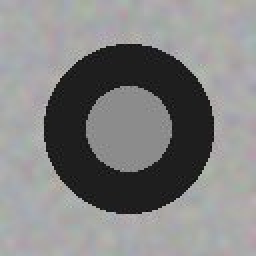
#> input picture tests/fixtures/flower-photo.jpg, 128 x 128 px (shown 2 times larger)
$ python -i preprocess.py   (imports and definitions only)
#> lines starting #> are read from the running program, lines starting #| are printed output that depends on the picture
"""Image preprocessing — background removal, alpha-aware auto-crop, smoothing.

Runs before any engine. Engines see a clean, tightly-cropped image regardless
of what the user uploaded.
"""

from __future__ import annotations

from PIL import Image, ImageFilter

# Smoothing presets — Gaussian sigma is expressed as a fraction of the image's
# longest dimension, so the effect is consistent across resolutions. Photos
# need real smoothing or thresholding turns every cloud and snowflake into a
# laser-uncuttable speck; flat illustrations want little or none.
_SMOOTHING_SIGMA_FRAC: dict[int, float] = {
    0: 0.0,
    1: 0.005,
    2: 0.012,
    3: 0.025,
}


def preprocess(
    image: Image.Image,
    *,
    remove_bg: bool = False,
    auto_crop: bool = True,
    smoothing: int = 2,
) -> Image.Image:
    """Return a preprocessed copy of `image`.

    - `remove_bg=True` runs `rembg` (U²-Net) and replaces the background with
      transparency. ~170MB model cached on first call (already baked into the
      Docker image at build time).
    - `auto_crop=True` (default) crops to the alpha bounding box when the
      image carries an alpha channel. No-op for fully-opaque images.
    - `smoothing` ∈ {0,1,2,3}: scales how aggressively we blur before the
      engine sees the image. Default 2 ("medium") makes photographic inputs
      cuttable; flat illustrations are fine with 0 or 1.
    """
    out = image
    if remove_bg:
        out = _remove_background(out)
    if auto_crop:
        out = _alpha_tight_crop(out)
    if smoothing > 0:
        out = _smooth(out, smoothing)
    return out


def _remove_background(image: Image.Image) -> Image.Image:
    # Local import — keeps `import shadowbox` cheap and avoids loading the
    # onnxruntime / model on cold start of the CLI.
    from rembg import remove

    return remove(image)


def _alpha_tight_crop(image: Image.Image) -> Image.Image:
    if image.mode not in ("RGBA", "LA"):
        return image
    alpha = image.split()[-1]
    bbox = alpha.getbbox()
    if bbox is None:
        # Fully transparent — nothing to crop, just return the input untouched
        # so the engine downstream produces an empty result rather than crash.
        return image
    return image.crop(bbox)


def _smooth(image: Image.Image, level: int) -> Image.Image:
    """Resolution-aware Gaussian blur, sized by `level` ∈ {1,2,3}."""
    frac = _SMOOTHING_SIGMA_FRAC.get(level, _SMOOTHING_SIGMA_FRAC[2])
    if frac <= 0:
        return image
    longest = max(image.size)
    radius = max(0.5, longest * frac)
    return image.filter(ImageFilter.GaussianBlur(radius=radius))

>>> from PIL import Image
>>> picture = Image.open('../../tests/fixtures/flower-photo.jpg')
#> picture is the input picture: PIL image 128x128 RGB; mean R, G, B 131.1, 131.1, 130.9
>>> result = preprocess(picture)
#> in _smooth, `return image.filter(ImageFilter.GaussianBlur(radius=radius))`:
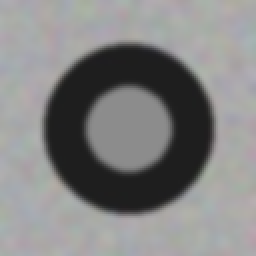
#> returned value: PIL image 128x128 RGB (shown 2 times larger); mean R, G, B 131.1, 131.1, 130.9
